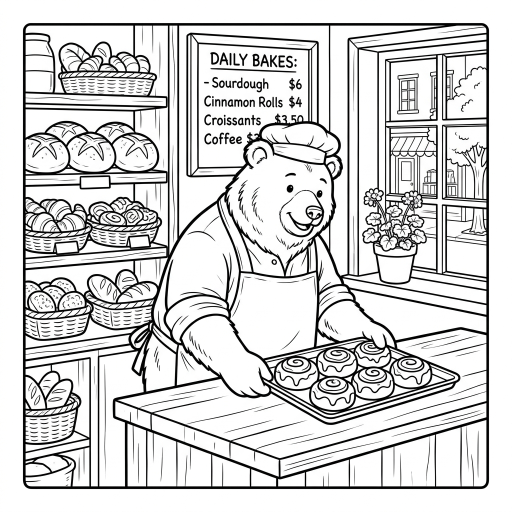
#> input picture assets/main_street/raw/page_01_vA.png, 1024 x 1024 px (shown at 1/2 size)
$ python test_main_street_page_01.py
#> lines starting #> are read from the running program, lines starting #| are printed output that depends on the picture; after the words box and inside, x2 and y2 are one past the last pixel; in counts of white or black regions, pixels touching at a corner belong together
### scripts/preprocess_lines.py
#!/usr/bin/env python3
"""
Preprocess AI-generated coloring book images.
Converts images to pure black-and-white, eliminates faint grayscale shading,
and upscales to Amazon KDP 8.5x8.5" bleed resolution (2588 x 2625 px at 300 DPI).
"""

import os
import sys
from pathlib import Path
from PIL import Image, ImageOps, ImageFilter

# Constants for KDP 8.5 x 8.5 inches with 0.125" bleed
TARGET_WIDTH_PX = 2588
TARGET_HEIGHT_PX = 2625
TARGET_DPI = 300
BLACK_THRESHOLD = 180  # Pixels darker than this become pure black (0)


def clean_and_threshold_image(
    input_path: Path, output_path: Path, threshold: int = BLACK_THRESHOLD
) -> bool:
    """Processes a single raw image into clean black-and-white vector-like line art."""
    try:
        with Image.open(input_path) as img:
            # 1. Convert to grayscale
            gray = img.convert("L")

            # 2. Enhance contrast by auto-leveling
            autocontrast = ImageOps.autocontrast(gray, cutoff=1)

            # 3. Apply threshold to eliminate all gray shading and fuzzy artifacts
            table = [0 if i < threshold else 255 for i in range(256)]
            binary = autocontrast.point(table, mode="1")

            # Convert back to L mode for smooth resizing
            clean_l = binary.convert("L")

            # 4. Resize and pad to target KDP Bleed Canvas while preserving aspect ratio
            w, h = clean_l.size
            scale = min(TARGET_WIDTH_PX / w, TARGET_HEIGHT_PX / h)
            new_w = int(w * scale)
            new_h = int(h * scale)

            resized = clean_l.resize((new_w, new_h), Image.Resampling.LANCZOS)

            # Create solid white canvas
            final_canvas = Image.new("L", (TARGET_WIDTH_PX, TARGET_HEIGHT_PX), color=255)
            paste_x = (TARGET_WIDTH_PX - new_w) // 2
            paste_y = (TARGET_HEIGHT_PX - new_h) // 2
            final_canvas.paste(resized, (paste_x, paste_y))

            # Re-threshold after lanczos resize to ensure pure binary 0 and 255
            final_binary = final_canvas.point(lambda p: 0 if p < 128 else 255, mode="1")

            output_path.parent.mkdir(parents=True, exist_ok=True)
            final_binary.save(output_path, dpi=(TARGET_DPI, TARGET_DPI))
            print(f"[OK] Processed: {input_path.name} -> {output_path.name}")
            return True
    except Exception as exc:
        print(f"[ERROR] Failed to process {input_path.name}: {exc}", file=sys.stderr)
        return False


# [25 lines left out: function batch_preprocess_directory, not called in this run]


# [2 lines that do not run on import are left out]

### scripts/test_main_street_page_01.py
#!/usr/bin/env python3
"""
Generate and evaluate Page 01 Style Proofs for Book 3 (Cozy Main Street):
- Variant A: Baker Bear in Morning Bakery (Cinnamon rolls & sourdough)
- Variant B: Patisserie Cat in Corner Tea Shop (Fruit tarts & afternoon tea)
Measures line density (target: 11% - 15%) and verifies zero solid black fills.
Creates an approval sheet artifact for user visual review.
"""

import sys
import time
import shutil
import urllib.error
from pathlib import Path
from PIL import Image, ImageDraw, ImageFont
import numpy as np

WORKSPACE_ROOT = Path(__file__).resolve().parent.parent
sys.path.insert(0, str(WORKSPACE_ROOT))
sys.path.insert(0, r"C:\Users\Chau\.gemini\tools\antigravity-account-switcher")

from scripts.generate_canada_book import call_generate_image, get_best_token
from scripts.preprocess_lines import clean_and_threshold_image

RAW_DIR = WORKSPACE_ROOT / "assets" / "main_street" / "raw"
PROCESSED_DIR = WORKSPACE_ROOT / "assets" / "main_street" / "processed"
APPROVAL_DIR = WORKSPACE_ROOT / "assets" / "main_street"
ARTIFACT_DIR = Path(r"C:\Users\Chau\.gemini\antigravity\brain\674909f7-e452-4364-a9b3-88ff0fbdeb5d")

RAW_DIR.mkdir(parents=True, exist_ok=True)
PROCESSED_DIR.mkdir(parents=True, exist_ok=True)
ARTIFACT_DIR.mkdir(parents=True, exist_ok=True)

# Prompt Variant A: Baker Bear
PROMPT_VARIANT_A = (
    "Adult coloring book page, bold and easy clean line art, charming cozy Main Street bakery interior. "
    "A friendly, wholesome brown bear baker wearing a simple linen apron and a baker's cap, "
    "proudly smiling as he places a tray of fresh iced cinnamon rolls onto a rustic wooden counter. "
    "In the background, wooden shelves are neatly stocked with round sourdough bread loaves, woven baskets of croissants, "
    "and a chalkboard menu displaying daily pastries. A small potted plant sits on the sunny windowsill. "
    "Pure crisp black outlines on a solid pure white background, balanced medium-thick contour line weight, "
    "zero solid black fills, zero black silhouettes, zero black patches, zero shading, zero grayscale, zero textures. "
    "Wide, spacious, generous open colorable compartments perfect for alcohol markers without eye fatigue. "
    "Harmonious cozy aesthetic, square 1:1 aspect ratio composition."
)

# Prompt Variant B: Patisserie Cat
PROMPT_VARIANT_B = (
    "Adult coloring book page, bold and easy clean line art, charming cozy Main Street corner patisserie. "
    "A plump, cheerful tabby cat chef wearing a small chef hat and neck scarf, "
    "standing behind a vintage glass display case showcasing strawberry fruit tarts and cupcakes. "
    "On the counter rests a warm ceramic teapot with a gentle curl of steam and a teacup. "
    "Beside the counter, a striped shop awning frames a large multi-pane bay window looking out onto a brick sidewalk. "
    "Pure crisp black outlines on a solid pure white background, balanced medium-thick contour line weight, "
    "zero solid black fills, zero black silhouettes, zero black patches, zero shading, zero grayscale, zero cross-hatching. "
    "Wide, spacious, generous open colorable compartments perfect for alcohol markers. "
    "Wholesome hygge small-town aesthetic, square 1:1 aspect ratio composition."
)


def generate_with_failover(prompt: str, description: str):
    accounts_pool = [
        "dinhthithibwkg58231@gmail.com",
        "vut08348@gmail.com",
        "chautnus@gmail.com",
        "ad01.lamlumber@gmail.com",
        "loch7444@gmail.com",
        "lynnphan2017@gmail.com"
    ]
    for attempt in range(3):
        for email in accounts_pool:
            token, used_email = get_best_token(preferred_email=email)
            if not token:
                continue
            try:
                print(f"[INFO] Requesting model for {description} using {used_email}...")
                img_bytes = call_generate_image(prompt, token)
                print(f"[OK] Received image ({len(img_bytes)} bytes) from {used_email}")
                return img_bytes
            except urllib.error.HTTPError as e:
                err_msg = e.read().decode("utf-8", errors="ignore")
                print(f"[WARN] HTTP {e.code} on {used_email}: {err_msg[:80]}...")
                if e.code == 429:
                    time.sleep(1)
                    continue
                else:
                    break
            except Exception as e:
                print(f"[ERROR] {e} on {used_email}")
                time.sleep(1)
                continue
        print(f"[INFO] Waiting 15s before retry pass {attempt+2}...")
        time.sleep(15)
    return None


def measure_density(img_path: Path):
    with Image.open(img_path) as img:
        gray = img.convert("L")
        arr = np.array(gray)
        black_pct = float((arr < 128).mean() * 100)
        return black_pct


def create_approval_sheet(clean_a_path: Path, clean_b_path: Path, density_a: float, density_b: float):
    sheet_w, sheet_h = 2400, 1400
    sheet = Image.new("RGB", (sheet_w, sheet_h), color=(248, 250, 252))
    draw = ImageDraw.Draw(sheet)

    # Header
    draw.rectangle([0, 0, sheet_w, 140], fill=(30, 41, 59))
    try:
        font_title = ImageFont.truetype("arialbd.ttf", 46)
        font_sub = ImageFont.truetype("arial.ttf", 26)
        font_card_title = ImageFont.truetype("arialbd.ttf", 34)
        font_metric = ImageFont.truetype("arial.ttf", 24)
    except Exception:
        font_title = font_sub = font_card_title = font_metric = None

    draw.text((60, 30), "BOOK 3: COZY MAIN STREET - PAGE 01 STYLE APPROVAL SHEET", fill=(255, 255, 255), font=font_title)
    draw.text((60, 88), "Comparative Review: Variant A (Baker Bear) vs Variant B (Patisserie Cat) | Line Density Target: 11% - 15%", fill=(203, 213, 225), font=font_sub)

    # Open images
    img_a = Image.open(clean_a_path).convert("RGB")
    img_b = Image.open(clean_b_path).convert("RGB")

    thumb_size = (1000, 1000)
    thumb_a = img_a.resize(thumb_size, Image.Resampling.LANCZOS)
    thumb_b = img_b.resize(thumb_size, Image.Resampling.LANCZOS)

    # Paste Card A
    card_a_x, card_a_y = 140, 180
    draw.rectangle([card_a_x - 10, card_a_y - 10, card_a_x + thumb_size[0] + 10, card_a_y + thumb_size[1] + 170], fill=(255, 255, 255), outline=(226, 232, 240), width=3)
    sheet.paste(thumb_a, (card_a_x, card_a_y))
    draw.text((card_a_x + 10, card_a_y + thumb_size[1] + 20), "OPTION A: The Baker Bear (Tiệm Bánh Quế Bác Gấu)", fill=(15, 23, 42), font=font_card_title)
    draw.text((card_a_x + 10, card_a_y + thumb_size[1] + 70), f"• Mật độ nét đen: {density_a:.2f}%  |  Mảng đen đặc: 0.00%  |  Đường nét rõ ràng", fill=(51, 65, 85), font=font_metric)
    draw.text((card_a_x + 10, card_a_y + thumb_size[1] + 110), "• Phong cách: Mộc mạc, đường nét phân mảng rõ, không gian tô khoáng đạt", fill=(100, 116, 139), font=font_metric)

    # Paste Card B
    card_b_x, card_b_y = 1260, 180
    draw.rectangle([card_b_x - 10, card_b_y - 10, card_b_x + thumb_size[0] + 10, card_b_y + thumb_size[1] + 170], fill=(255, 255, 255), outline=(226, 232, 240), width=3)
    sheet.paste(thumb_b, (card_b_x, card_b_y))
    draw.text((card_b_x + 10, card_b_y + thumb_size[1] + 20), "OPTION B: The Patisserie Cat (Tiệm Bánh Ngọt Chú Mèo)", fill=(15, 23, 42), font=font_card_title)
    draw.text((card_b_x + 10, card_b_y + thumb_size[1] + 70), f"• Mật độ nét đen: {density_b:.2f}%  |  Mảng đen đặc: 0.00%  |  Đường nét mềm mại", fill=(51, 65, 85), font=font_metric)
    draw.text((card_b_x + 10, card_b_y + thumb_size[1] + 110), "• Phong cách: Nhã nhặn kiểu Pháp, đường cong tròn mềm mại, ấm cúng", fill=(100, 116, 139), font=font_metric)

    sheet_path = APPROVAL_DIR / "page_01_approval_sheet.jpg"
    sheet.save(sheet_path, quality=92)
    print(f"[OK] Generated Approval Sheet -> {sheet_path}")

    # Copy to artifacts directory
    artifact_sheet_path = ARTIFACT_DIR / "page_01_approval_sheet.jpg"
    shutil.copy2(sheet_path, artifact_sheet_path)
    print(f"[OK] Staged to Artifact Directory -> {artifact_sheet_path}")


def main():
    raw_a = RAW_DIR / "page_01_vA.png"
    clean_a = PROCESSED_DIR / "page_01_vA_clean.png"

    if not raw_a.exists():
        print("\n--- Generating Variant A (Baker Bear) ---")
        img_a = generate_with_failover(PROMPT_VARIANT_A, "Variant A")
        if not img_a:
            print("[FAIL] Could not generate Variant A")
            return False
        raw_a.write_bytes(img_a)

    clean_and_threshold_image(raw_a, clean_a, threshold=175)
#> in clean_and_threshold_image, img is the input picture: PIL image 1024x1024 RGB; mean R, G, B 211.9, 212, 211.9
#> in clean_and_threshold_image, `binary = autocontrast.point(table, mode="1")`:
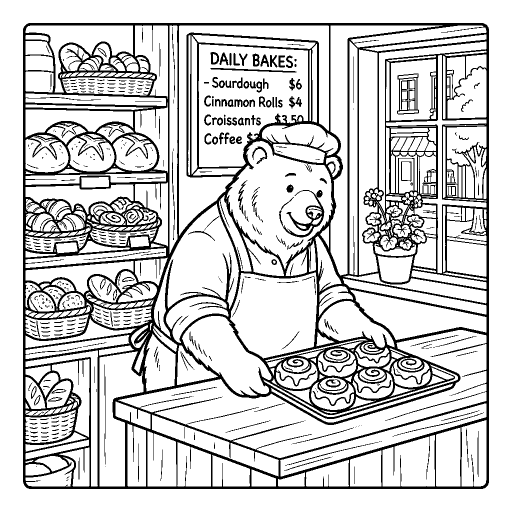
#> binary: PIL image 1024x1024 1 (shown at 1/2 size); 81.4% white; 474 black regions (179 under 20 px), largest, box (x1, y1, x2, y2) and area: (46, 46, 978, 978) 170495, (558, 380, 649, 475) 1919, (794, 147, 838, 229) 1256
#> in clean_and_threshold_image, `final_canvas = Image.new("L", (TARGET_WIDTH_PX, TARGET_HEIGHT_PX), col..`: final_canvas: PIL image 2588x2625 L; every value is 255
#> in clean_and_threshold_image, `final_canvas.paste(resized, (paste_x, paste_y))`:
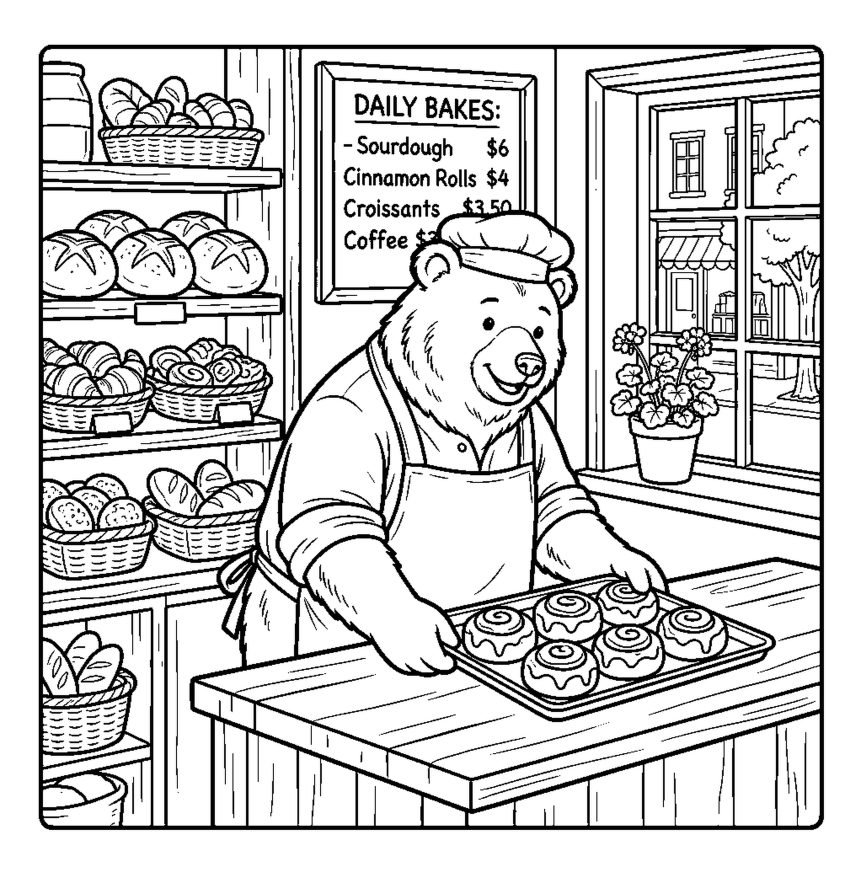
#> final_canvas: PIL image 2588x2625 L (shown at 1/3 size); min 0, max 255, mean 208.1
#> in clean_and_threshold_image, `final_binary = final_canvas.point(lambda p: 0 if p < 128 else 255, mod..`: final_binary: PIL image 2588x2625 1; 81.6% white; 486 black regions (49 under 20 px), largest, box (x1, y1, x2, y2) and area: (116, 134, 2472, 2490) 1091730, (1410, 978, 1640, 1218) 12192, (2007, 390, 2118, 597) 7925
    density_a = measure_density(clean_a)
#> in measure_density, `black_pct = float((arr < 128).mean() * 100)`: black_pct = 18.36
#> density_a = 18.36
    print(f"[OK] Variant A Density: {density_a:.2f}%")
#| [OK] Variant A Density: 18.36%

    raw_b = RAW_DIR / "page_01_vB.png"
    clean_b = PROCESSED_DIR / "page_01_vB_clean.png"

    if not raw_b.exists():
        print("\n--- Generating Variant B (Patisserie Cat) ---")
        img_b = generate_with_failover(PROMPT_VARIANT_B, "Variant B")
        if not img_b:
            print("[FAIL] Could not generate Variant B")
            return False
        raw_b.write_bytes(img_b)

    clean_and_threshold_image(raw_b, clean_b, threshold=175)
#> call 2 of clean_and_threshold_image, with threshold = 175
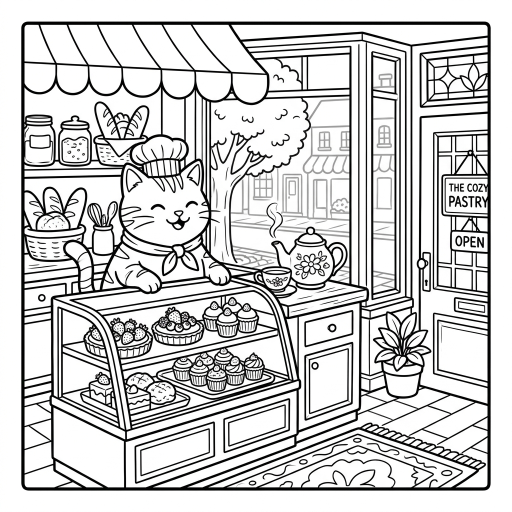
#> input picture assets/main_street/raw/page_01_vB.png, 1024 x 1024 px (shown at 1/2 size)
#> in clean_and_threshold_image, img is the input picture: PIL image 1024x1024 RGB; mean R, G, B 205.5, 205.5, 205.4
#> in clean_and_threshold_image (call 2), `binary = autocontrast.point(table, mode="1")`: binary: PIL image 1024x1024 1; 78.3% white; 288 black regions (175 under 20 px), largest, box (x1, y1, x2, y2) and area: (42, 43, 982, 981) 196301, (742, 102, 802, 600) 8659, (608, 684, 707, 842) 2684
#> in clean_and_threshold_image (call 2), `resized = clean_l.resize((new_w, new_h), Image.Resampling.LANCZOS)`:
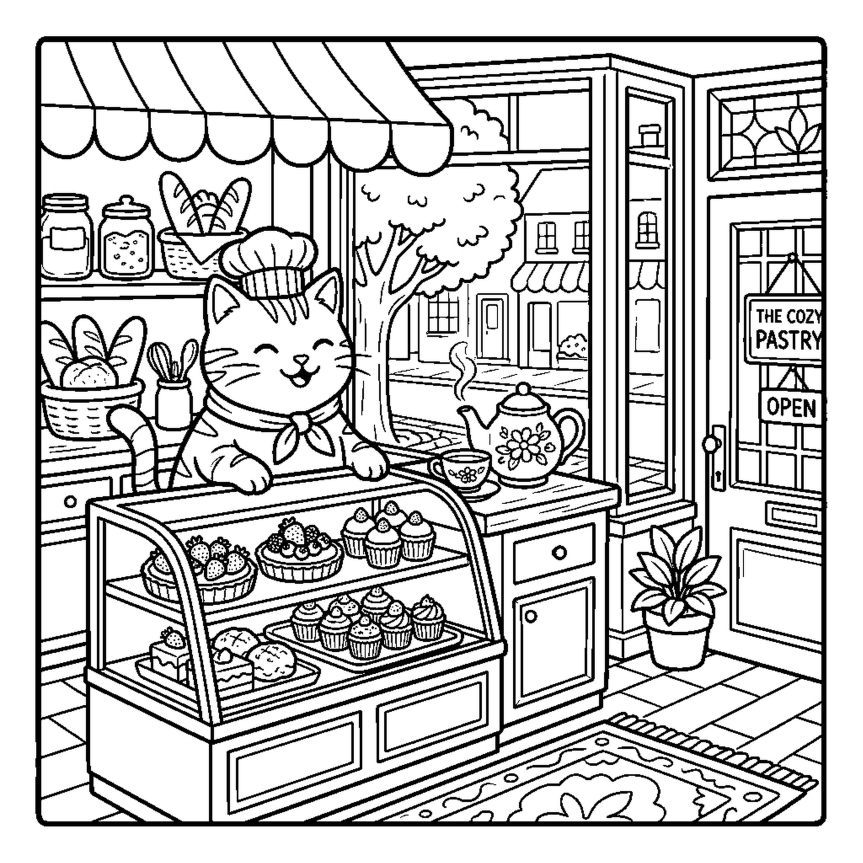
#> resized: PIL image 2588x2588 L (shown at 1/3 size); min 0, max 255, mean 199.5
#> in clean_and_threshold_image (call 2), `final_canvas.paste(resized, (paste_x, paste_y))`:
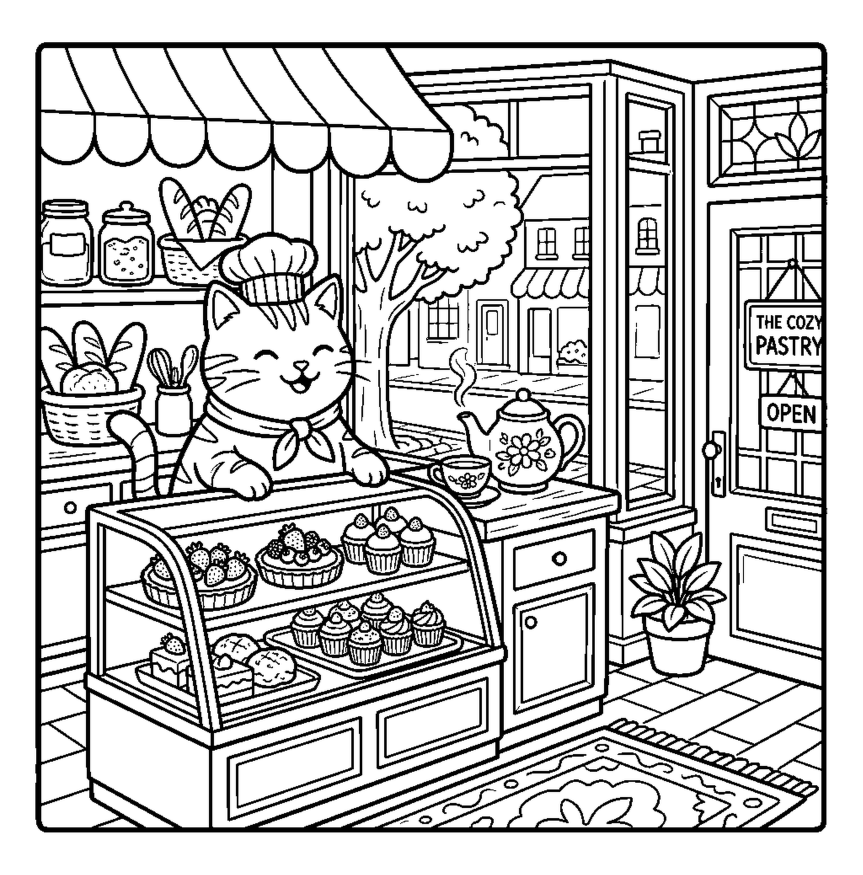
#> final_canvas: PIL image 2588x2625 L (shown at 1/3 size); min 0, max 255, mean 200.2
#> in clean_and_threshold_image (call 2), `final_binary = final_canvas.point(lambda p: 0 if p < 128 else 255, mod..`: final_binary: PIL image 2588x2625 1; 78.6% white; 305 black regions (50 under 20 px), largest, box (x1, y1, x2, y2) and area: (106, 127, 2482, 2497) 1246797, (1875, 276, 2027, 1534) 55476, (680, 2149, 1087, 2464) 10909
    density_b = measure_density(clean_b)
#> density_b = 21.38
    print(f"[OK] Variant B Density: {density_b:.2f}%")
#| [OK] Variant B Density: 21.38%

    # Copy individual variants to artifact dir
    shutil.copy2(clean_a, ARTIFACT_DIR / "page_01_vA_clean.png")
    shutil.copy2(clean_b, ARTIFACT_DIR / "page_01_vB_clean.png")

    create_approval_sheet(clean_a, clean_b, density_a, density_b)
#> in create_approval_sheet, `thumb_b = img_b.resize(thumb_size, Image.Resampling.LANCZOS)`:
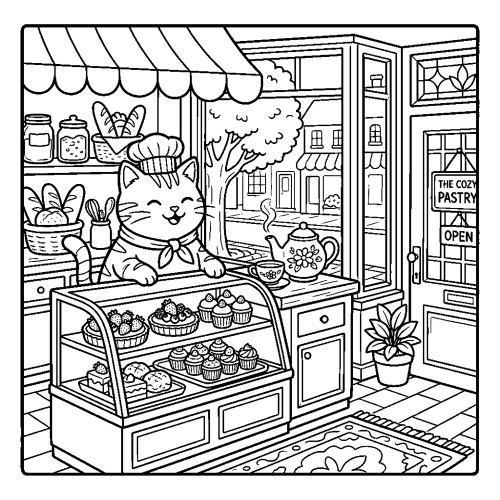
#> thumb_b: PIL image 1000x1000 RGB (shown at 1/2 size); min 0, max 255, mean 200.4
#> in create_approval_sheet, `sheet.save(sheet_path, quality=92)`:
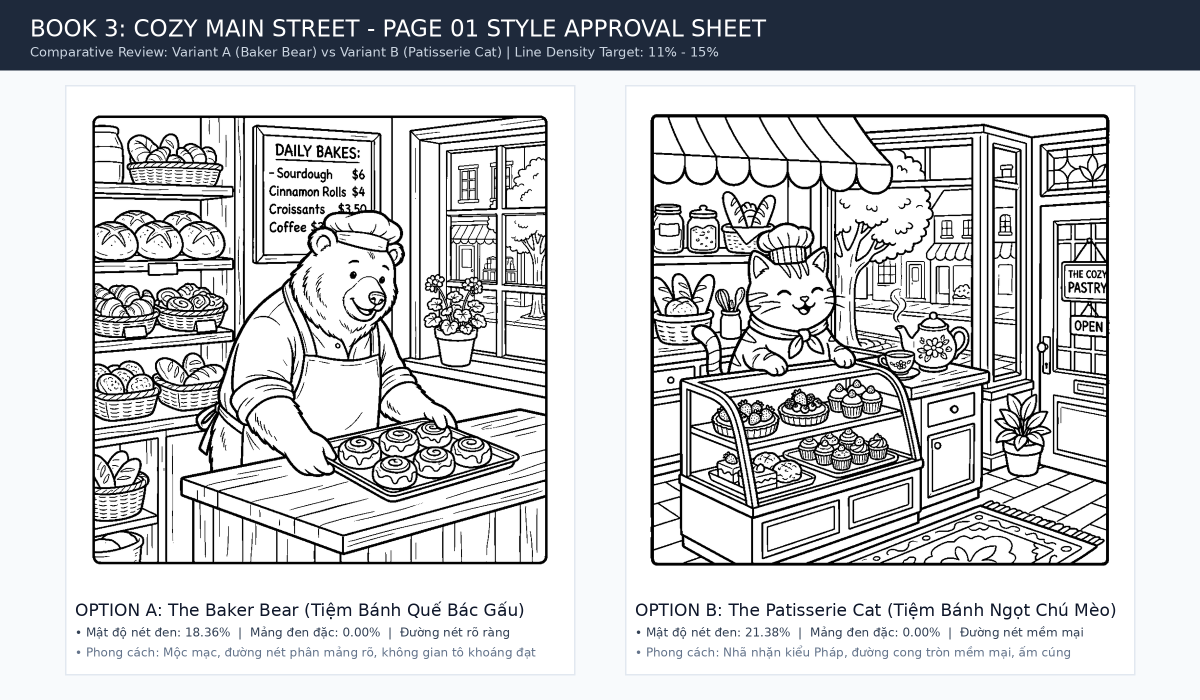
#> saved as page_01_approval_sheet.jpg: PIL image 2400x1400 RGB (shown at 1/2 size); mean R, G, B 200.1, 201.7, 204
    return True


if __name__ == "__main__":
    main()
